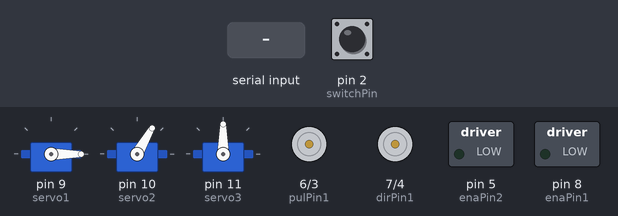
Bench run of a sketch on a simulated Arduino Uno, built with avr-gcc and run on an emulated ATmega328P. Parts: 3 × servo, motor-driver pin pairs drawn as motors (green arrow = first pin HIGH = forward, orange = second pin HIGH = backward, longer = more drive), switched loads named in the sketch (green lamp = pin HIGH). Inputs (shaded band) come from the test bench; at power-on: pin 2 (switchPin) HIGH.

Above: at 1.2 s.
1.3 s: pin 2 (switchPin) pulled LOW for 0.15 s
At 3.2 s:
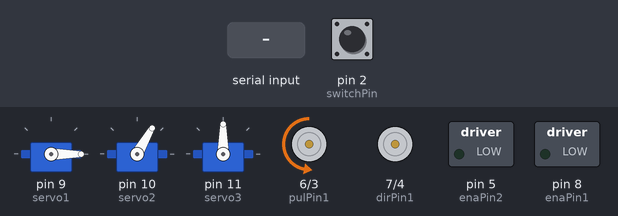
4.4 s: "B90\n" received over Serial
At 7.3 s:
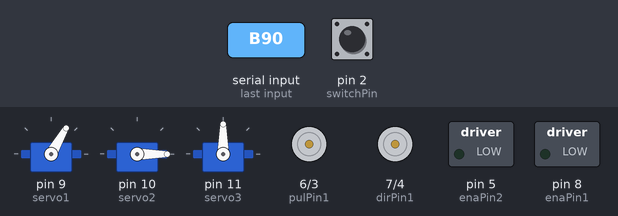
At 10.5 s:
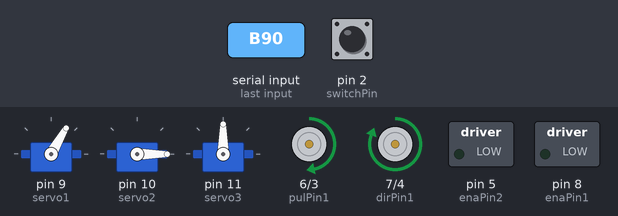
Timing chart, 0 to 22.0 s (numbered marks = the images above; inputs shaded):
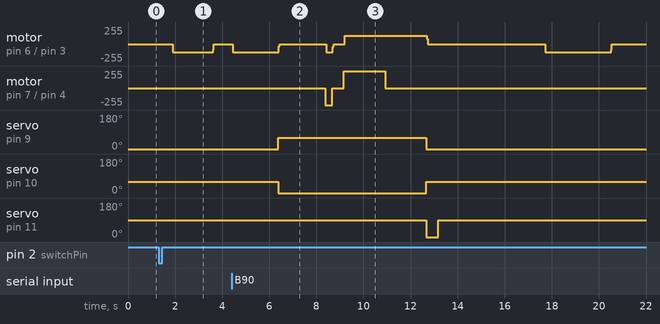

The sketch:

cutting.ino
```cpp
#include <Servo.h>

//서보모터 정의
Servo servo1;
Servo servo2;
Servo servo3;

// 핀 정의
const int pulPin1 = 6;
const int dirPin1 = 7;
const int enaPin1 = 8;  //커터 모터 핀 정의

const int pulPin2 = 3;
const int dirPin2 = 4;
const int enaPin2 = 5;  // 디스펜서 모터 핀 정의

const int switchPin = 2; // 정지 스위치

// 모터 제어 및 계산용 변수
const int motorStepsPerRev = 200 * 16; // 모터 1회전 당 스텝 수 (마이크로스텝핑 1/16)
const float pulleyRatio = 30.0 / 60.0; // 풀리 기어비
const float shaftDiameter = 16.0;      // 공급축 지름 (mm)
const float shaftCircumference = 3.1416 * shaftDiameter / 10.0; // 공급축 둘레 (cm)

// 스위치 클릭 감지용 변수
int buttonState;
int lastButtonState = HIGH;
long lastDebounceTime = 0;
long debounceDelay = 50;
int clickCount = 0;
long lastClickTime = 0;
long multiClickTimeout = 500; // 다중 클릭 대기 시간

// 포장 공정 전체를 수행하는 함수
void wrappingProcess(float cuttingSizeCm) {
  // 1. 디스펜서를 이용해 설정된 길이만큼 뽁뽁이 공급
  digitalWrite(dirPin2, LOW); // 정방향 설정

  float shaftRevs = cuttingSizeCm / shaftCircumference;
  float motorRevs = shaftRevs / pulleyRatio;
  long totalPulses = (long)(motorRevs * motorStepsPerRev);
  totalPulses = totalPulses * 4/3; // 오차 보정

  for (long i = 0; i < totalPulses; i++) {
    digitalWrite(pulPin2, HIGH);
    delayMicroseconds(60);
    digitalWrite(pulPin2, LOW);
    delayMicroseconds(60);
  }

  // 2. 고정용 서보모터(1, 2번) 동작
  servo1.write(60);
  servo2.write(0);
  delay(2000);

  // 3. 뽁뽁이 고정을 위해 디스펜서 모터 살짝 역회전
  digitalWrite(dirPin2, HIGH); // 역방향 설정
  for (int i = 0; i < 5000; i++) {
    digitalWrite(pulPin2, HIGH);
    delayMicroseconds(25);
    digitalWrite(pulPin2, LOW);
    delayMicroseconds(25);
  }
  digitalWrite(dirPin2, LOW); // 다음 동작을 위해 정방향으로 원복
  delay(500);

  // 4. 커팅을 위한 모터 동작
  // 정방향 이동
  digitalWrite(dirPin1, HIGH);
  for (long i = 0; i < 36000; i++) {
    digitalWrite(pulPin1, HIGH);
    delayMicroseconds(20);
    digitalWrite(pulPin1, LOW);
    delayMicroseconds(20);
  }
  // 역방향 이동 및 원위치
  digitalWrite(dirPin1, LOW);
  for (long i = 0; i < 36000; i++) {
    digitalWrite(pulPin1, HIGH);
    delayMicroseconds(20);
    digitalWrite(pulPin1, LOW);
    delayMicroseconds(20);
  }

  // 5. 고정용 서보모터(1, 2번) 원위치
  servo1.write(0);
  servo2.write(60);

  // 6. 정리용 서보모터(3번) 동작으로 올바른 일정한 커팅 품질 유지
  servo3.write(0);   // 0도로 내려서 다듬기
  delay(500);
  servo3.write(90);  // 90도로 원위치

  delay(4500); // 다음 공정을 위한 대기

  // 7. 마지막에 디스펜서에서 10cm 추가 공급 (다음 과정에 뽑을 것을 미리 좀 뽑아놓아 밑걸림 방지)
  float finalDispenseSize = 10.0;
  digitalWrite(dirPin2, LOW); // 정방향 설정

  shaftRevs = finalDispenseSize / shaftCircumference;
  motorRevs = shaftRevs / pulleyRatio;
  totalPulses = (long)(motorRevs * motorStepsPerRev);
  totalPulses = totalPulses * 4/3; // 오차 보정

  for (long i = 0; i < totalPulses + 5000; i++) {
    digitalWrite(pulPin2, HIGH);
    delayMicroseconds(60);
    digitalWrite(pulPin2, LOW);
    delayMicroseconds(60);
  }
}

// 여기서부턴 커팅기 수동 조작 (기계 메인터넌스용)
// 택트 스위치 1회 클릭 시 동작 (뽁뽁이 8cm 공급)
void singleClickAction() {
  float singleClickSize = 8.0;

  digitalWrite(dirPin2, LOW); // 정방향 설정

  float shaftRevs = singleClickSize / shaftCircumference;
  float motorRevs = shaftRevs / pulleyRatio;
  long totalPulses = (long)(motorRevs * motorStepsPerRev);
  totalPulses = totalPulses * 4/3; // 오차 보정

  for (long i = 0; i < totalPulses; i++) {
    digitalWrite(pulPin2, HIGH);
    delayMicroseconds(60);
    digitalWrite(pulPin2, LOW);
    delayMicroseconds(60);
  }
}

// 택트 스위치 2회 클릭 시 동작 (10cm 포장 공정)
void doubleClickAction() {
  wrappingProcess(10.0);
}

// 택트 스위치 3회 클릭 시 동작 (30cm 포장 공정)
void tripleClickAction() {
  wrappingProcess(30.0);
}

// 셋업
void setup() {
  Serial.begin(9600);

  // 서보모터 핀 설정 및 초기화
  servo1.attach(9);
  servo2.attach(10);
  servo3.attach(11);

  // 서보모터 초기 위치 설정
  servo1.write(0);
  servo2.write(60);
  servo3.write(90);

  // 스텝모터 및 스위치 핀 모드 설정
  pinMode(pulPin1, OUTPUT);
  pinMode(dirPin1, OUTPUT);
  pinMode(enaPin1, OUTPUT);
  pinMode(pulPin2, OUTPUT);
  pinMode(dirPin2, OUTPUT);
  pinMode(enaPin2, OUTPUT);
  pinMode(switchPin, INPUT_PULLUP);

  // 스텝모터 드라이버 활성화
  digitalWrite(enaPin1, LOW);
  digitalWrite(enaPin2, LOW);
}

void loop() {
  // 젯슨 나노로부터 시리얼 데이터 수신 처리
  if (Serial.available() > 0) {
    String message = Serial.readStringUntil('\n');

    // 메시지가 B로 시작하면 포장 공정 실행
    if (message.startsWith("B")) {
      String numberPart = message.substring(1);
      long bubbleLengthMm = numberPart.toInt();

      if (bubbleLengthMm > 0) {
        float bubbleLengthCm = (float)bubbleLengthMm / 10.0;
        float targetLengthCm = bubbleLengthCm;

        if (targetLengthCm > 0) {
            wrappingProcess(targetLengthCm);
        }
      }
    }
  }

  // 수동조작 스위치 정의
  int reading = digitalRead(switchPin);

  // 버튼 상태가 변경되면 디바운스 타이머 리셋 (더블, 트리플 클릭 인식을 위한 설정)
  if (reading != lastButtonState) {
    lastDebounceTime = millis();
  }

  // 디바운싱 시간이 지나면 버튼 상태 업데이트
  if ((millis() - lastDebounceTime) > debounceDelay) {
    if (reading != buttonState) {
      buttonState = reading;
      // 버튼이 눌렸을 때(LOW) 클릭 카운트 증가
      if (buttonState == LOW) {
        clickCount++;
        lastClickTime = millis();
      }
    }
  }
  lastButtonState = reading;

  // 마지막 클릭 후 일정 시간이 지나면 클릭 횟수에 따라 함수 실행
  if (clickCount > 0 && (millis() - lastClickTime) > multiClickTimeout) {
    if (clickCount == 1) {
      singleClickAction();  // 1번 클릭
    } else if (clickCount == 2) {
      doubleClickAction(); // 2번 클릭
    } else if (clickCount >= 3) {
      tripleClickAction(); // 3번 이상 클릭
    }
    clickCount = 0; // 클릭 카운트 초기화
  }
}
```

Measured:
- after the input at 1.3 s, motor on pin 6 (pulPin1) / pin 3 (pulPin2): stopped → backward 127/255 after 0.59 s, → stopped 1.7 s later
- after the input at 4.4 s, motor on pin 7 (dirPin1) / pin 4 (dirPin2): stopped → backward 255/255 after 4.0 s, → stopped 0.29 s later, → forward 255/255 0.50 s later, → stopped 1.8 s later; servo on pin 9 (servo1): 0° → 60° after 2.0 s, → 0° 6.3 s later
